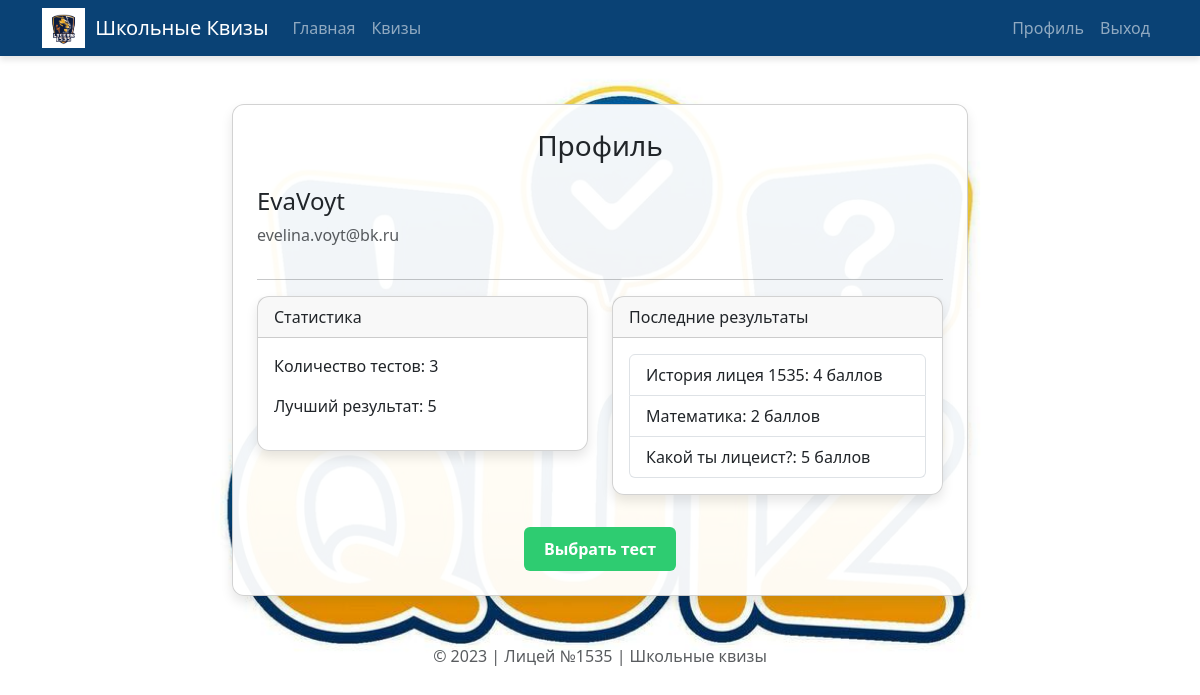
Screenshot of /profile (signed in) with the database file from the repository.
### итоговый сайт с квизами.py (models this page shows)
class User(Base):
    __tablename__ = "users"
    id = Column(Integer, primary_key=True, index=True)
    username = Column(String, unique=True, index=True)
    email = Column(String, unique=True, index=True)
    hashed_password = Column(String)
    is_active = Column(Boolean, default=True)

class QuizResult(Base):
    __tablename__ = "quiz_results"
    id = Column(Integer, primary_key=True, index=True)
    user_id = Column(Integer, ForeignKey("users.id"))
    quiz_id = Column(Integer, ForeignKey("quizzes.id"))
    score = Column(Integer)
    quiz = relationship("Quiz")

class Quiz(Base):
    __tablename__ = "quizzes"
    id = Column(Integer, primary_key=True, index=True)
    title = Column(String)
    description = Column(String)
    is_active = Column(Boolean, default=True)

### итоговый сайт с квизами.py (the view)
@app.get("/profile", response_class=HTMLResponse)
async def profile_page(request: Request, db: Session = Depends(get_db)):
    user = get_current_user(request, db)
    if not user:
        return RedirectResponse(url="/login", status_code=303)
    results = db.query(QuizResult).filter(QuizResult.user_id == user.id).order_by(QuizResult.id.desc()).all()
    best_score = max([r.score for r in results], default=0) if results else 0
    return templates.TemplateResponse("profile.html", {
        "request": request,
        "user": user,
        "results": results,
        "best_score": best_score,
        "total_quizzes": len(results)
    })

### templates/profile.html
{% extends "base.html" %}
{% block content %}
<div class="row justify-content-center">
    <div class="col-md-8">
        <div class="card p-4">
            <h3 class="text-center mb-4">Профиль</h3>
            <h4>{{ user.username }}</h4>
            <p class="text-muted">{{ user.email }}</p>
            <hr>
            <div class="row">
                <div class="col-md-6">
                    <div class="card mb-3">
                        <div class="card-header">Статистика</div>
                        <div class="card-body">
                            <p>Количество тестов: {{ total_quizzes }}</p>
                            <p>Лучший результат: {{ best_score }}</p>
                        </div>
                    </div>
                </div>
                <div class="col-md-6">
                    <div class="card mb-3">
                        <div class="card-header">Последние результаты</div>
                        <div class="card-body">
                            {% if results %}
                                <ul class="list-group">
                                    {% for result in results[-5:] %}
                                    <li class="list-group-item">
                                        {{ result.quiz.title }}: {{ result.score }} баллов
                                    </li>
                                    {% endfor %}
                                </ul>
                            {% else %}
                                <p>Нет результатов</p>
                            {% endif %}
                        </div>
                    </div>
                </div>
            </div>
            <div class="text-center mt-3">
                <a href="/quizzes" class="btn btn-school">Выбрать тест</a>
            </div>
        </div>
    </div>
</div>
{% endblock %}

### templates/base.html (style rules this page uses)
body { background: url('/static/school-bg.jpg') no-repeat center center fixed; background-size: cover; font-family: 'Segoe UI', Tahoma, Geneva, Verdana, sans-serif; }
.card { background-color: rgba(255, 255, 255, 0.95); border-radius: 12px; box-shadow: 0 6px 12px rgba(0,0,0,0.1); transition: transform 0.3s ease-in-out; }
.btn-school { background-color: #2ecc71; color: white; border: none; padding: 10px 20px; font-weight: bold; }

### rows the page displays
User: username "EvaVoyt", email "evelina.voyt@bk.ru"
QuizResult: quiz "История лицея 1535", score "4"
QuizResult: quiz "Математика", score "2"
QuizResult: quiz "Какой ты лицеист?", score "5"

### other values shown
{{ total_quizzes }} "3"
{{ best_score }} "5"
